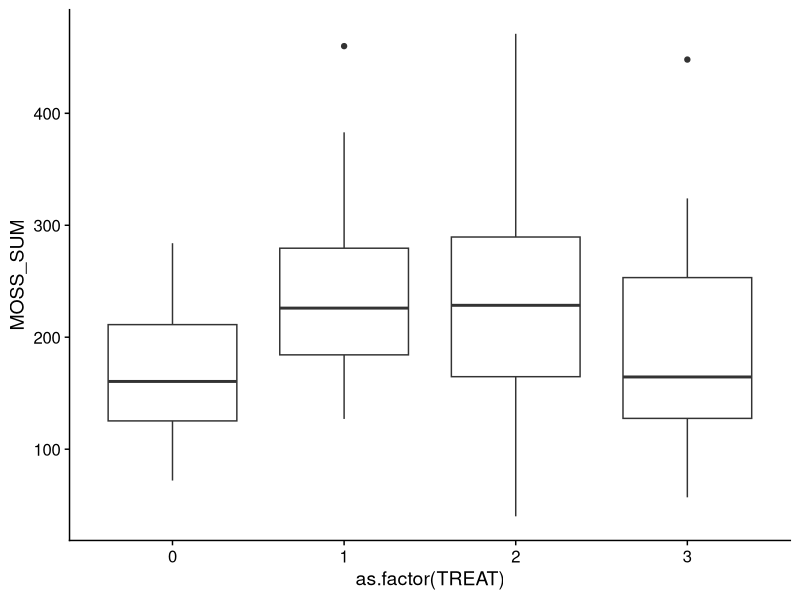
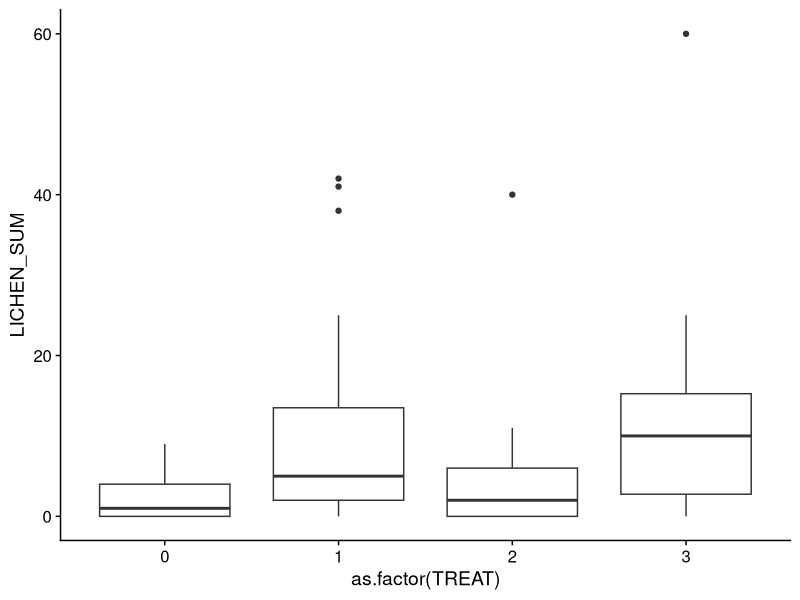
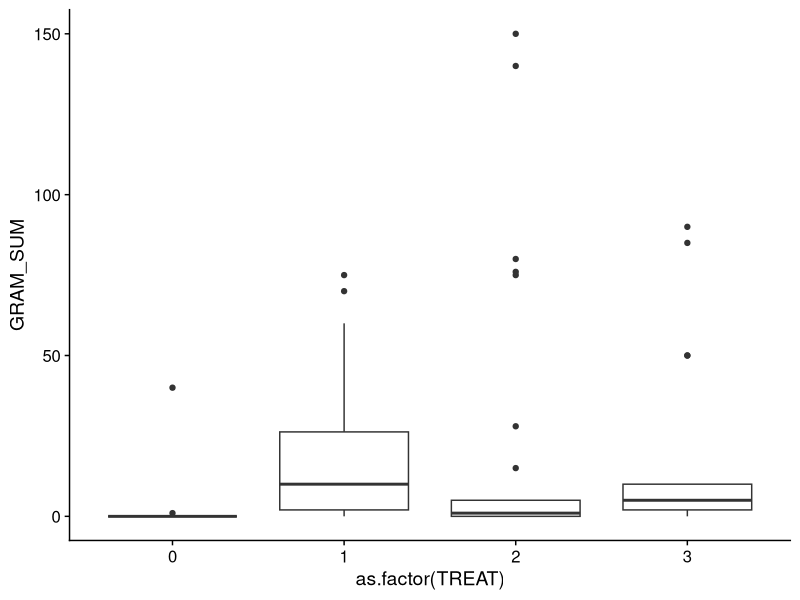
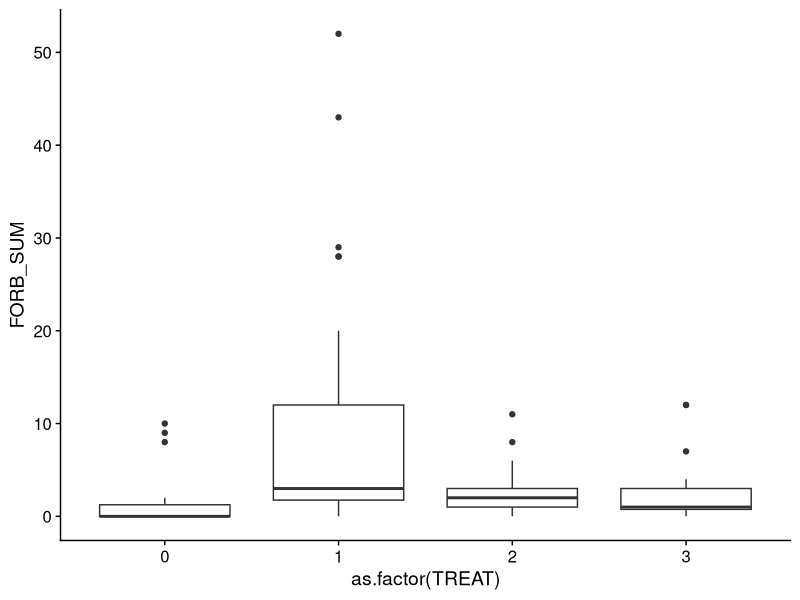
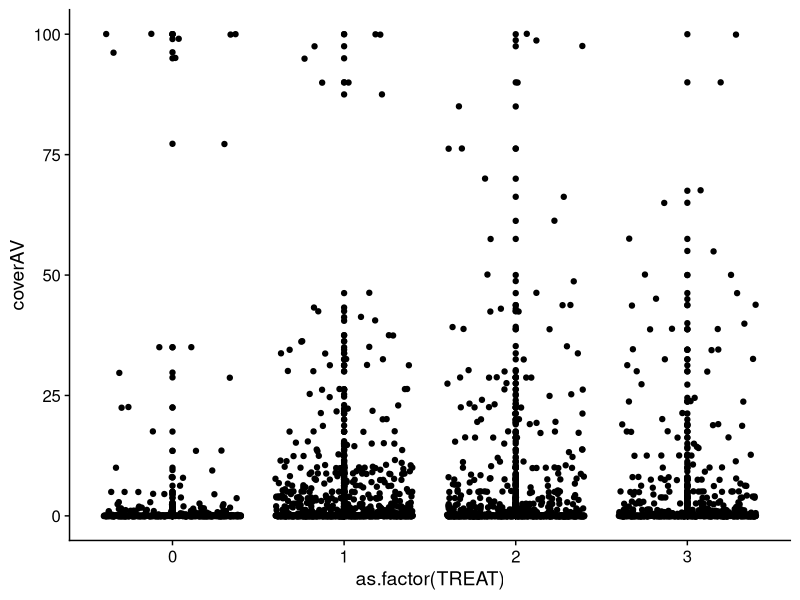

R code for these plots, in order:
# Calculating Bray-Curtis dissimilarity index

library(tidyverse)
library(vegan)
library(here)
library(cowplot)
theme_set(theme_cowplot())

# Clean up ######
      # cover <- read.csv(here("data/Dalton_Sp_cover.csv"))
      #
      # unique(cover$SITE.CODE)
      # length(unique(cover$SITE.CODE))
      #
      # colnames(cover)
      #
      # cover <- cover %>%
      #   rename("PLOT" = "SITE.CODE", "TREAT" = "TREATMENT") %>%
      #   select(!c(SITE, SITENUM))
      #
      # write.csv(cover, here("data/Dalton_Sp_cover.csv"), row.names = FALSE)

# Looking for unique spp #########

cover <- read.csv(here("data/Dalton_Sp_cover.csv"))

unique(cover$TREAT[cover$CLCH >0])


# Plotting trends #########

ggplot(cover, aes(x = as.factor(TREAT), y = MOSS_SUM)) + geom_boxplot()

ggplot(cover, aes(x = as.factor(TREAT), y = LICHEN_SUM)) + geom_boxplot()

ggplot(cover, aes(x = as.factor(TREAT), y = GRAM_SUM)) + geom_boxplot()

ggplot(cover, aes(x = as.factor(TREAT), y = FORB_SUM)) + geom_boxplot()



# test #####

plot10 <-cover %>%
   filter(PLOT == "32_2")

test <- cover %>%
   select(!c(DECID_TREE_SUM,DECID_TOTAL, DECID_SHRUB_SUM,
             LICHEN_SUM, MOSS_SUM, FORB_SUM, GRAM_SUM,
             EVERGREEN_SHRUB, SEEDLVASC_SUM, CONIFER_SUM)) %>%
   pivot_longer(!c(PLOT, CORNER, TREAT),
                names_to = "Species", values_to = "cover")

test <- test %>%
   group_by(PLOT, TREAT, Species) %>%
   summarise(coverAV = mean(cover), coverSD = sd(cover))


ggplot(test, aes(x = as.factor(TREAT), y = coverAV)) +
   geom_point() + geom_jitter()

# ADD GENUS COLUMN
